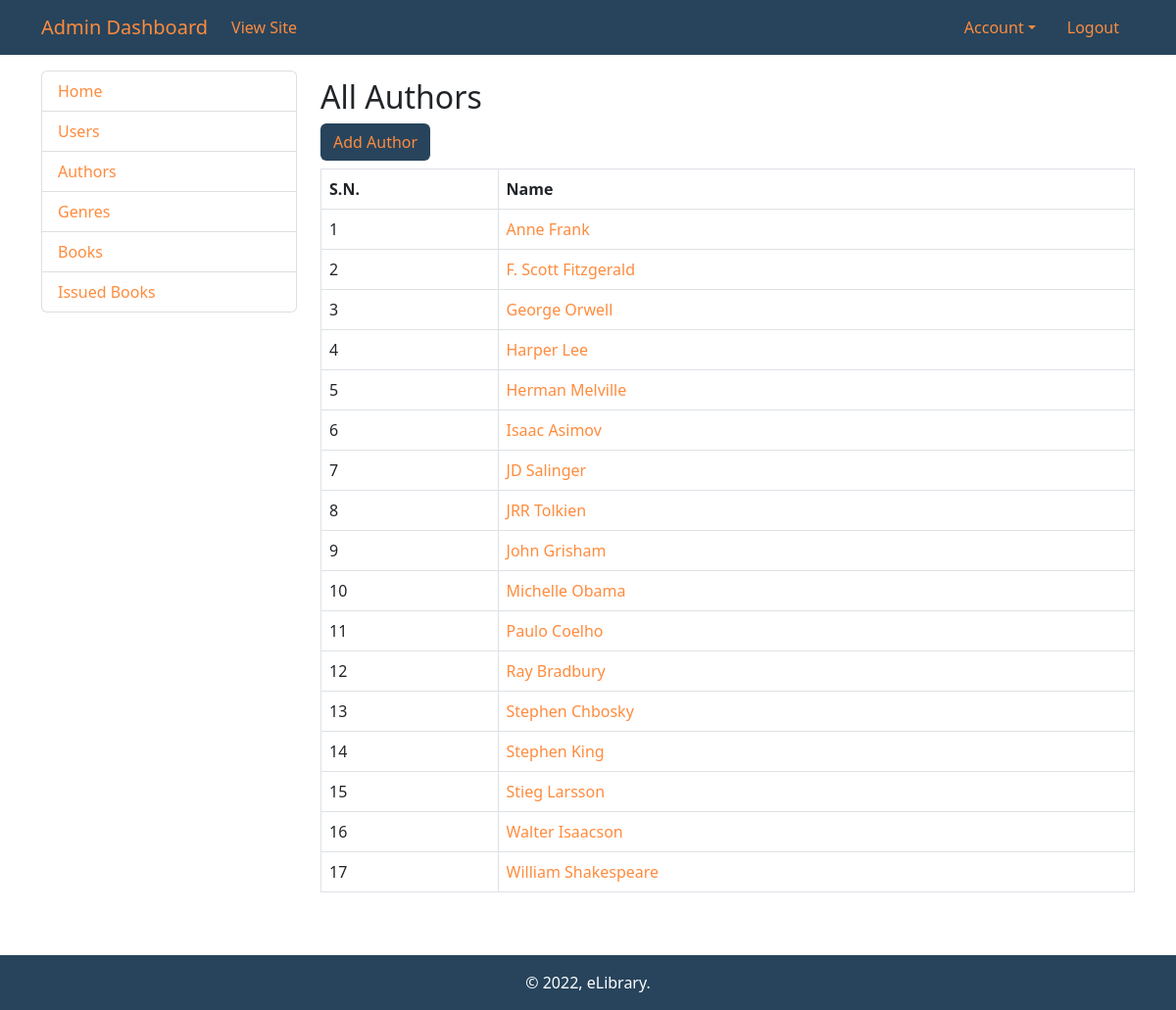
The page /admin/authors.php (signed in) on the database its author committed.
### tables this page shows
CREATE TABLE `authors` (
  `id` int(11) NOT NULL,
  `name` varchar(100) NOT NULL
);

### admin/authors.php (the view, shortened to what this page needs)
<?php
include("includes/header.php");
include("includes/navbar.php");
include("includes/conn.php");
?>
<div class="container mt-3">
<div class="row">
<div class="col-3">
<?php include("includes/sidebar.php"); ?>
</div>
<div class="col-9">
	<div class="my-2 h2">
		All Authors
	</div>
    <div class="my-2">
        <a href="author.php" class="btn custom-bg">Add Author</a>
    </div>
	<table class="table table-bordered">
	<tr>
		<th>S.N.</th>
		<th>Name</th>
	</tr>
	<?php
		$query = "SELECT
        authors.id AS author_id,
		authors.name AS author_name
		FROM authors;
		";
		$query_run = mysqli_query($conn, $query);
		$count = 1;
		while($row = mysqli_fetch_assoc($query_run)){
	?>
		<tr>
			<td><?php echo $count; ?></td>
			<td>
                <a href="author.php?id=<?php echo $row['author_id']; ?>">
                    <?php echo $row['author_name']; ?>
                </a>
            </td>
		</tr>
	<?php
	$count += 1;
	}
	?>
</table>
</div>
</div>
</div>
<?php
include("includes/footer.php");
?>

### assets/css/main.css (style rules this page uses)
a { color: #FF8B3D !important; text-decoration: none !important; }
.custom-bg { background-color: #27445C !important; }

### rows shown on the page
authors: name "Anne Frank"
authors: name "F. Scott Fitzgerald"
authors: name "George Orwell"
authors: name "Harper Lee"
authors: name "Herman Melville"
authors: name "Isaac Asimov"
authors: name "JD Salinger"
authors: name "JRR Tolkien"
authors: name "John Grisham"
authors: name "Michelle Obama"
authors: name "Paulo Coelho"
authors: name "Ray Bradbury"
authors: name "Stephen Chbosky"
authors: name "Stephen King"
authors: name "Stieg Larsson"
authors: name "Walter Isaacson"
authors: name "William Shakespeare"
